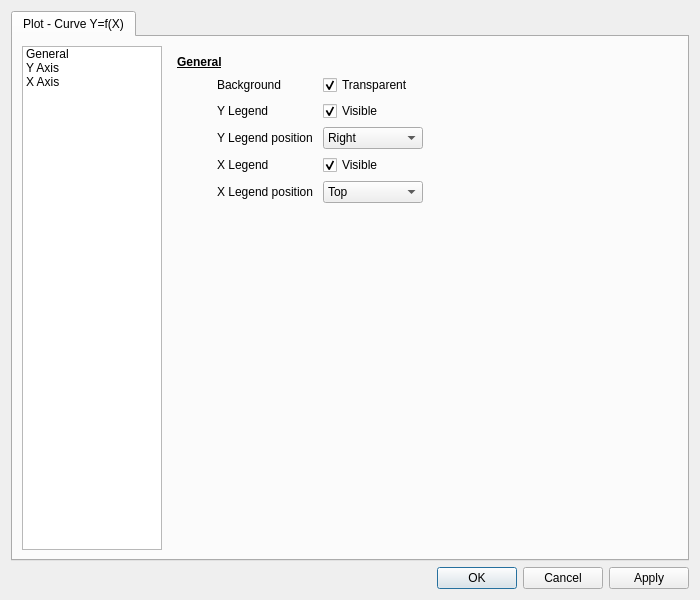
<?xml version="1.0" encoding="UTF-8"?>
<ui version="4.0">
 <class>QTBCurvesXYEditor</class>
 <widget class="QDialog" name="QTBCurvesXYEditor">
  <property name="geometry">
   <rect>
    <x>0</x>
    <y>0</y>
    <width>700</width>
    <height>600</height>
   </rect>
  </property>
  <property name="windowTitle">
   <string>Curves XY</string>
  </property>
  <layout class="QVBoxLayout" name="verticalLayout_2">
   <item>
    <widget class="QTabWidget" name="tabWidget">
     <property name="currentIndex">
      <number>0</number>
     </property>
     <widget class="QWidget" name="tab">
      <attribute name="title">
       <string>Plot - Curve Y=f(X)</string>
      </attribute>
      <layout class="QHBoxLayout" name="horizontalLayout_4">
       <item>
        <widget class="QListWidget" name="listWidget">
         <property name="minimumSize">
          <size>
           <width>140</width>
           <height>0</height>
          </size>
         </property>
         <property name="maximumSize">
          <size>
           <width>140</width>
           <height>16777215</height>
          </size>
         </property>
         <property name="editTriggers">
          <set>QAbstractItemView::NoEditTriggers</set>
         </property>
         <property name="currentRow">
          <number>-1</number>
         </property>
         <item>
          <property name="text">
           <string>General</string>
          </property>
         </item>
         <item>
          <property name="text">
           <string>Y Axis</string>
          </property>
         </item>
         <item>
          <property name="text">
           <string>X Axis</string>
          </property>
         </item>
        </widget>
       </item>
       <item>
        <widget class="QStackedWidget" name="stackedWidget">
         <property name="currentIndex">
          <number>0</number>
         </property>
         <widget class="QWidget" name="generalPage">
          <layout class="QVBoxLayout" name="verticalLayout">
           <item>
            <widget class="QLabel" name="label_17">
             <property name="font">
              <font>
               <weight>75</weight>
               <bold>true</bold>
               <underline>true</underline>
              </font>
             </property>
             <property name="text">
              <string>General</string>
             </property>
            </widget>
           </item>
           <item>
            <layout class="QHBoxLayout" name="horizontalLayout_9">
             <item>
              <spacer name="horizontalSpacer">
               <property name="orientation">
                <enum>Qt::Horizontal</enum>
               </property>
               <property name="sizeType">
                <enum>QSizePolicy::Fixed</enum>
               </property>
               <property name="sizeHint" stdset="0">
                <size>
                 <width>40</width>
                 <height>20</height>
                </size>
               </property>
              </spacer>
             </item>
             <item>
              <widget class="QLabel" name="label_8">
               <property name="minimumSize">
                <size>
                 <width>100</width>
                 <height>0</height>
                </size>
               </property>
               <property name="text">
                <string>Background</string>
               </property>
              </widget>
             </item>
             <item>
              <widget class="QCheckBox" name="transparentCheckBox">
               <property name="minimumSize">
                <size>
                 <width>100</width>
                 <height>0</height>
                </size>
               </property>
               <property name="text">
                <string>Transparent</string>
               </property>
               <property name="checked">
                <bool>true</bool>
               </property>
              </widget>
             </item>
             <item>
              <spacer name="horizontalSpacer_6">
               <property name="orientation">
                <enum>Qt::Horizontal</enum>
               </property>
               <property name="sizeHint" stdset="0">
                <size>
                 <width>40</width>
                 <height>20</height>
                </size>
               </property>
              </spacer>
             </item>
            </layout>
           </item>
           <item>
            <layout class="QHBoxLayout" name="horizontalLayout_10">
             <item>
              <spacer name="horizontalSpacer_17">
               <property name="orientation">
                <enum>Qt::Horizontal</enum>
               </property>
               <property name="sizeType">
                <enum>QSizePolicy::Fixed</enum>
               </property>
               <property name="sizeHint" stdset="0">
                <size>
                 <width>40</width>
                 <height>20</height>
                </size>
               </property>
              </spacer>
             </item>
             <item>
              <widget class="QLabel" name="label_9">
               <property name="minimumSize">
                <size>
                 <width>100</width>
                 <height>0</height>
                </size>
               </property>
               <property name="text">
                <string>Y Legend</string>
               </property>
              </widget>
             </item>
             <item>
              <widget class="QCheckBox" name="legendVisibleCheckBox">
               <property name="minimumSize">
                <size>
                 <width>100</width>
                 <height>0</height>
                </size>
               </property>
               <property name="text">
                <string>Visible</string>
               </property>
               <property name="checked">
                <bool>true</bool>
               </property>
              </widget>
             </item>
             <item>
              <spacer name="horizontalSpacer_7">
               <property name="orientation">
                <enum>Qt::Horizontal</enum>
               </property>
               <property name="sizeHint" stdset="0">
                <size>
                 <width>40</width>
                 <height>20</height>
                </size>
               </property>
              </spacer>
             </item>
            </layout>
           </item>
           <item>
            <layout class="QHBoxLayout" name="horizontalLayout_2">
             <item>
              <spacer name="horizontalSpacer_18">
               <property name="orientation">
                <enum>Qt::Horizontal</enum>
               </property>
               <property name="sizeType">
                <enum>QSizePolicy::Fixed</enum>
               </property>
               <property name="sizeHint" stdset="0">
                <size>
                 <width>40</width>
                 <height>20</height>
                </size>
               </property>
              </spacer>
             </item>
             <item>
              <widget class="QLabel" name="label">
               <property name="minimumSize">
                <size>
                 <width>100</width>
                 <height>0</height>
                </size>
               </property>
               <property name="text">
                <string>Y Legend position</string>
               </property>
              </widget>
             </item>
             <item>
              <widget class="QComboBox" name="legendPositionComboBox">
               <property name="minimumSize">
                <size>
                 <width>100</width>
                 <height>0</height>
                </size>
               </property>
               <item>
                <property name="text">
                 <string>Right</string>
                </property>
               </item>
               <item>
                <property name="text">
                 <string>Left</string>
                </property>
               </item>
              </widget>
             </item>
             <item>
              <spacer name="horizontalSpacer_2">
               <property name="orientation">
                <enum>Qt::Horizontal</enum>
               </property>
               <property name="sizeHint" stdset="0">
                <size>
                 <width>40</width>
                 <height>20</height>
                </size>
               </property>
              </spacer>
             </item>
            </layout>
           </item>
           <item>
            <layout class="QHBoxLayout" name="horizontalLayout_19">
             <item>
              <spacer name="horizontalSpacer_19">
               <property name="orientation">
                <enum>Qt::Horizontal</enum>
               </property>
               <property name="sizeType">
                <enum>QSizePolicy::Fixed</enum>
               </property>
               <property name="sizeHint" stdset="0">
                <size>
                 <width>40</width>
                 <height>20</height>
                </size>
               </property>
              </spacer>
             </item>
             <item>
              <widget class="QLabel" name="label_22">
               <property name="minimumSize">
                <size>
                 <width>100</width>
                 <height>0</height>
                </size>
               </property>
               <property name="text">
                <string>X Legend</string>
               </property>
              </widget>
             </item>
             <item>
              <widget class="QCheckBox" name="xLegendVisibleCheckBox">
               <property name="minimumSize">
                <size>
                 <width>100</width>
                 <height>0</height>
                </size>
               </property>
               <property name="text">
                <string>Visible</string>
               </property>
               <property name="checked">
                <bool>true</bool>
               </property>
              </widget>
             </item>
             <item>
              <spacer name="horizontalSpacer_8">
               <property name="orientation">
                <enum>Qt::Horizontal</enum>
               </property>
               <property name="sizeHint" stdset="0">
                <size>
                 <width>40</width>
                 <height>20</height>
                </size>
               </property>
              </spacer>
             </item>
            </layout>
           </item>
           <item>
            <layout class="QHBoxLayout" name="horizontalLayout_3">
             <item>
              <spacer name="horizontalSpacer_20">
               <property name="orientation">
                <enum>Qt::Horizontal</enum>
               </property>
               <property name="sizeType">
                <enum>QSizePolicy::Fixed</enum>
               </property>
               <property name="sizeHint" stdset="0">
                <size>
                 <width>40</width>
                 <height>20</height>
                </size>
               </property>
              </spacer>
             </item>
             <item>
              <widget class="QLabel" name="label_3">
               <property name="minimumSize">
                <size>
                 <width>100</width>
                 <height>0</height>
                </size>
               </property>
               <property name="text">
                <string>X Legend position</string>
               </property>
              </widget>
             </item>
             <item>
              <widget class="QComboBox" name="xLegendPositionComboBox">
               <property name="minimumSize">
                <size>
                 <width>100</width>
                 <height>0</height>
                </size>
               </property>
               <item>
                <property name="text">
                 <string>Top</string>
                </property>
               </item>
               <item>
                <property name="text">
                 <string>Bottom</string>
                </property>
               </item>
              </widget>
             </item>
             <item>
              <spacer name="horizontalSpacer_5">
               <property name="orientation">
                <enum>Qt::Horizontal</enum>
               </property>
               <property name="sizeHint" stdset="0">
                <size>
                 <width>40</width>
                 <height>20</height>
                </size>
               </property>
              </spacer>
             </item>
            </layout>
           </item>
           <item>
            <spacer name="verticalSpacer">
             <property name="orientation">
              <enum>Qt::Vertical</enum>
             </property>
             <property name="sizeHint" stdset="0">
              <size>
               <width>20</width>
               <height>40</height>
              </size>
             </property>
            </spacer>
           </item>
          </layout>
         </widget>
         <widget class="QWidget" name="axisPage">
          <layout class="QVBoxLayout" name="verticalLayout_6">
           <item>
            <widget class="QLabel" name="label_18">
             <property name="font">
              <font>
               <weight>75</weight>
               <bold>true</bold>
               <underline>true</underline>
              </font>
             </property>
             <property name="text">
              <string>Y Axis</string>
             </property>
            </widget>
           </item>
           <item>
            <layout class="QHBoxLayout" name="horizontalLayout_11">
             <item>
              <spacer name="horizontalSpacer_21">
               <property name="orientation">
                <enum>Qt::Horizontal</enum>
               </property>
               <property name="sizeType">
                <enum>QSizePolicy::Fixed</enum>
               </property>
               <property name="sizeHint" stdset="0">
                <size>
                 <width>40</width>
                 <height>20</height>
                </size>
               </property>
              </spacer>
             </item>
             <item>
              <widget class="QLabel" name="label_11">
               <property name="minimumSize">
                <size>
                 <width>100</width>
                 <height>0</height>
                </size>
               </property>
               <property name="text">
                <string>Ticks</string>
               </property>
              </widget>
             </item>
             <item>
              <widget class="QCheckBox" name="yticksCheckBox">
               <property name="minimumSize">
                <size>
                 <width>100</width>
                 <height>0</height>
                </size>
               </property>
               <property name="text">
                <string>Visible</string>
               </property>
               <property name="checked">
                <bool>true</bool>
               </property>
              </widget>
             </item>
             <item>
              <spacer name="horizontalSpacer_9">
               <property name="orientation">
                <enum>Qt::Horizontal</enum>
               </property>
               <property name="sizeHint" stdset="0">
                <size>
                 <width>40</width>
                 <height>20</height>
                </size>
               </property>
              </spacer>
             </item>
            </layout>
           </item>
           <item>
            <layout class="QHBoxLayout" name="horizontalLayout_12">
             <item>
              <spacer name="horizontalSpacer_22">
               <property name="orientation">
                <enum>Qt::Horizontal</enum>
               </property>
               <property name="sizeType">
                <enum>QSizePolicy::Fixed</enum>
               </property>
               <property name="sizeHint" stdset="0">
                <size>
                 <width>40</width>
                 <height>20</height>
                </size>
               </property>
              </spacer>
             </item>
             <item>
              <widget class="QLabel" name="label_12">
               <property name="minimumSize">
                <size>
                 <width>100</width>
                 <height>0</height>
                </size>
               </property>
               <property name="text">
                <string>Labels</string>
               </property>
              </widget>
             </item>
             <item>
              <widget class="QCheckBox" name="ylabelsCheckBox">
               <property name="minimumSize">
                <size>
                 <width>100</width>
                 <height>0</height>
                </size>
               </property>
               <property name="text">
                <string>Visible</string>
               </property>
               <property name="checked">
                <bool>true</bool>
               </property>
              </widget>
             </item>
             <item>
              <spacer name="horizontalSpacer_10">
               <property name="orientation">
                <enum>Qt::Horizontal</enum>
               </property>
               <property name="sizeHint" stdset="0">
                <size>
                 <width>40</width>
                 <height>20</height>
                </size>
               </property>
              </spacer>
             </item>
            </layout>
           </item>
           <item>
            <layout class="QHBoxLayout" name="horizontalLayout_14">
             <item>
              <spacer name="horizontalSpacer_23">
               <property name="orientation">
                <enum>Qt::Horizontal</enum>
               </property>
               <property name="sizeType">
                <enum>QSizePolicy::Fixed</enum>
               </property>
               <property name="sizeHint" stdset="0">
                <size>
                 <width>40</width>
                 <height>20</height>
                </size>
               </property>
              </spacer>
             </item>
             <item>
              <widget class="QLabel" name="label_14">
               <property name="minimumSize">
                <size>
                 <width>100</width>
                 <height>0</height>
                </size>
               </property>
               <property name="text">
                <string>Grid</string>
               </property>
              </widget>
             </item>
             <item>
              <widget class="QCheckBox" name="ygridCheckBox">
               <property name="minimumSize">
                <size>
                 <width>100</width>
                 <height>0</height>
                </size>
               </property>
               <property name="text">
                <string>Visible</string>
               </property>
               <property name="checked">
                <bool>true</bool>
               </property>
              </widget>
             </item>
             <item>
              <spacer name="horizontalSpacer_12">
               <property name="orientation">
                <enum>Qt::Horizontal</enum>
               </property>
               <property name="sizeHint" stdset="0">
                <size>
                 <width>40</width>
                 <height>20</height>
                </size>
               </property>
              </spacer>
             </item>
            </layout>
           </item>
           <item>
            <layout class="QHBoxLayout" name="horizontalLayout_18">
             <item>
              <spacer name="horizontalSpacer_24">
               <property name="orientation">
                <enum>Qt::Horizontal</enum>
               </property>
               <property name="sizeType">
                <enum>QSizePolicy::Fixed</enum>
               </property>
               <property name="sizeHint" stdset="0">
                <size>
                 <width>40</width>
                 <height>20</height>
                </size>
               </property>
              </spacer>
             </item>
             <item>
              <widget class="QLabel" name="label_21">
               <property name="minimumSize">
                <size>
                 <width>100</width>
                 <height>0</height>
                </size>
               </property>
               <property name="text">
                <string>Thresholds</string>
               </property>
              </widget>
             </item>
             <item>
              <widget class="QCheckBox" name="ythresholdsCheckBox">
               <property name="minimumSize">
                <size>
                 <width>100</width>
                 <height>0</height>
                </size>
               </property>
               <property name="text">
                <string>Visible</string>
               </property>
               <property name="checked">
                <bool>true</bool>
               </property>
              </widget>
             </item>
             <item>
              <spacer name="horizontalSpacer_16">
               <property name="orientation">
                <enum>Qt::Horizontal</enum>
               </property>
               <property name="sizeHint" stdset="0">
                <size>
                 <width>40</width>
                 <height>20</height>
                </size>
               </property>
              </spacer>
             </item>
            </layout>
           </item>
           <item>
            <layout class="QHBoxLayout" name="horizontalLayout">
             <item>
              <spacer name="horizontalSpacer_25">
               <property name="orientation">
                <enum>Qt::Horizontal</enum>
               </property>
               <property name="sizeType">
                <enum>QSizePolicy::Fixed</enum>
               </property>
               <property name="sizeHint" stdset="0">
                <size>
                 <width>40</width>
                 <height>20</height>
                </size>
               </property>
              </spacer>
             </item>
             <item>
              <widget class="QLabel" name="label_5">
               <property name="minimumSize">
                <size>
                 <width>100</width>
                 <height>0</height>
                </size>
               </property>
               <property name="text">
                <string>Range</string>
               </property>
              </widget>
             </item>
             <item>
              <widget class="QComboBox" name="rangeComboBox">
               <item>
                <property name="text">
                 <string>Automatic</string>
                </property>
               </item>
               <item>
                <property name="text">
                 <string>Parameters range</string>
                </property>
               </item>
               <item>
                <property name="text">
                 <string>Custom</string>
                </property>
               </item>
              </widget>
             </item>
             <item>
              <spacer name="horizontalSpacer_3">
               <property name="orientation">
                <enum>Qt::Horizontal</enum>
               </property>
               <property name="sizeHint" stdset="0">
                <size>
                 <width>40</width>
                 <height>20</height>
                </size>
               </property>
              </spacer>
             </item>
            </layout>
           </item>
           <item>
            <widget class="QWidget" name="scaleWidget" native="true">
             <property name="enabled">
              <bool>false</bool>
             </property>
             <layout class="QHBoxLayout" name="horizontalLayout_13">
              <property name="leftMargin">
               <number>0</number>
              </property>
              <property name="topMargin">
               <number>0</number>
              </property>
              <property name="rightMargin">
               <number>0</number>
              </property>
              <property name="bottomMargin">
               <number>0</number>
              </property>
              <item>
               <widget class="QLabel" name="label_2">
                <property name="minimumSize">
                 <size>
                  <width>100</width>
                  <height>0</height>
                 </size>
                </property>
                <property name="text">
                 <string/>
                </property>
               </widget>
              </item>
              <item>
               <layout class="QVBoxLayout" name="verticalLayout_4">
                <item>
                 <widget class="QLabel" name="label_10">
                  <property name="minimumSize">
                   <size>
                    <width>100</width>
                    <height>0</height>
                   </size>
                  </property>
                  <property name="text">
                   <string>Minimum</string>
                  </property>
                  <property name="indent">
                   <number>-1</number>
                  </property>
                 </widget>
                </item>
                <item>
                 <widget class="QLabel" name="label_13">
                  <property name="minimumSize">
                   <size>
                    <width>100</width>
                    <height>0</height>
                   </size>
                  </property>
                  <property name="text">
                   <string>Maximum</string>
                  </property>
                  <property name="indent">
                   <number>-1</number>
                  </property>
                 </widget>
                </item>
               </layout>
              </item>
              <item>
               <layout class="QVBoxLayout" name="verticalLayout_5">
                <item>
                 <widget class="QDoubleSpinBox" name="rangeMinDoubleSpinBox">
                  <property name="decimals">
                   <number>4</number>
                  </property>
                  <property name="minimum">
                   <double>-9999999999999999538762658202121142272.000000000000000</double>
                  </property>
                  <property name="maximum">
                   <double>99999999999999996863366107917975552.000000000000000</double>
                  </property>
                 </widget>
                </item>
                <item>
                 <widget class="QDoubleSpinBox" name="rangeMaxDoubleSpinBox">
                  <property name="decimals">
                   <number>4</number>
                  </property>
                  <property name="minimum">
                   <double>-9999999999999999455752309870428160.000000000000000</double>
                  </property>
                  <property name="maximum">
                   <double>999999999999999945575230987042816.000000000000000</double>
                  </property>
                 </widget>
                </item>
               </layout>
              </item>
              <item>
               <spacer name="horizontalSpacer_11">
                <property name="orientation">
                 <enum>Qt::Horizontal</enum>
                </property>
                <property name="sizeHint" stdset="0">
                 <size>
                  <width>136</width>
                  <height>20</height>
                 </size>
                </property>
               </spacer>
              </item>
             </layout>
            </widget>
           </item>
           <item>
            <spacer name="verticalSpacer_3">
             <property name="orientation">
              <enum>Qt::Vertical</enum>
             </property>
             <property name="sizeHint" stdset="0">
              <size>
               <width>20</width>
               <height>303</height>
              </size>
             </property>
            </spacer>
           </item>
          </layout>
         </widget>
         <widget class="QWidget" name="page">
          <layout class="QVBoxLayout" name="verticalLayout_3">
           <item>
            <widget class="QLabel" name="label_19">
             <property name="font">
              <font>
               <weight>75</weight>
               <bold>true</bold>
               <underline>true</underline>
              </font>
             </property>
             <property name="text">
              <string>X Axis</string>
             </property>
            </widget>
           </item>
           <item>
            <layout class="QHBoxLayout" name="horizontalLayout_15">
             <item>
              <spacer name="horizontalSpacer_26">
               <property name="orientation">
                <enum>Qt::Horizontal</enum>
               </property>
               <property name="sizeType">
                <enum>QSizePolicy::Fixed</enum>
               </property>
               <property name="sizeHint" stdset="0">
                <size>
                 <width>40</width>
                 <height>20</height>
                </size>
               </property>
              </spacer>
             </item>
             <item>
              <widget class="QLabel" name="label_15">
               <property name="minimumSize">
                <size>
                 <width>100</width>
                 <height>0</height>
                </size>
               </property>
               <property name="text">
                <string>Ticks</string>
               </property>
              </widget>
             </item>
             <item>
              <widget class="QCheckBox" name="xticksCheckBox">
               <property name="minimumSize">
                <size>
                 <width>100</width>
                 <height>0</height>
                </size>
               </property>
               <property name="text">
                <string>Visible</string>
               </property>
               <property name="checked">
                <bool>true</bool>
               </property>
              </widget>
             </item>
             <item>
              <spacer name="horizontalSpacer_13">
               <property name="orientation">
                <enum>Qt::Horizontal</enum>
               </property>
               <property name="sizeHint" stdset="0">
                <size>
                 <width>40</width>
                 <height>20</height>
                </size>
               </property>
              </spacer>
             </item>
            </layout>
           </item>
           <item>
            <layout class="QHBoxLayout" name="horizontalLayout_16">
             <item>
              <spacer name="horizontalSpacer_27">
               <property name="orientation">
                <enum>Qt::Horizontal</enum>
               </property>
               <property name="sizeType">
                <enum>QSizePolicy::Fixed</enum>
               </property>
               <property name="sizeHint" stdset="0">
                <size>
                 <width>40</width>
                 <height>20</height>
                </size>
               </property>
              </spacer>
             </item>
             <item>
              <widget class="QLabel" name="label_16">
               <property name="minimumSize">
                <size>
                 <width>100</width>
                 <height>0</height>
                </size>
               </property>
               <property name="text">
                <string>Labels</string>
               </property>
              </widget>
             </item>
             <item>
              <widget class="QCheckBox" name="xlabelsCheckBox">
               <property name="minimumSize">
                <size>
                 <width>100</width>
                 <height>0</height>
                </size>
               </property>
               <property name="text">
                <string>Visible</string>
               </property>
               <property name="checked">
                <bool>true</bool>
               </property>
              </widget>
             </item>
             <item>
              <spacer name="horizontalSpacer_14">
               <property name="orientation">
                <enum>Qt::Horizontal</enum>
               </property>
               <property name="sizeHint" stdset="0">
                <size>
                 <width>40</width>
                 <height>20</height>
                </size>
               </property>
              </spacer>
             </item>
            </layout>
           </item>
           <item>
            <layout class="QHBoxLayout" name="horizontalLayout_17">
             <item>
              <spacer name="horizontalSpacer_28">
               <property name="orientation">
                <enum>Qt::Horizontal</enum>
               </property>
               <property name="sizeType">
                <enum>QSizePolicy::Fixed</enum>
               </property>
               <property name="sizeHint" stdset="0">
                <size>
                 <width>40</width>
                 <height>20</height>
                </size>
               </property>
              </spacer>
             </item>
             <item>
              <widget class="QLabel" name="label_20">
               <property name="minimumSize">
                <size>
                 <width>100</width>
                 <height>0</height>
                </size>
               </property>
               <property name="text">
                <string>Grid</string>
               </property>
              </widget>
             </item>
             <item>
              <widget class="QCheckBox" name="xgridCheckBox">
               <property name="minimumSize">
                <size>
                 <width>100</width>
                 <height>0</height>
                </size>
               </property>
               <property name="text">
                <string>Visible</string>
               </property>
               <property name="checked">
                <bool>true</bool>
               </property>
              </widget>
             </item>
             <item>
              <spacer name="horizontalSpacer_15">
               <property name="orientation">
                <enum>Qt::Horizontal</enum>
               </property>
               <property name="sizeHint" stdset="0">
                <size>
                 <width>40</width>
                 <height>20</height>
                </size>
               </property>
              </spacer>
             </item>
            </layout>
           </item>
           <item>
            <layout class="QHBoxLayout" name="horizontalLayout_5">
             <item>
              <spacer name="horizontalSpacer_29">
               <property name="orientation">
                <enum>Qt::Horizontal</enum>
               </property>
               <property name="sizeType">
                <enum>QSizePolicy::Fixed</enum>
               </property>
               <property name="sizeHint" stdset="0">
                <size>
                 <width>40</width>
                 <height>20</height>
                </size>
               </property>
              </spacer>
             </item>
             <item>
              <widget class="QLabel" name="label_4">
               <property name="minimumSize">
                <size>
                 <width>100</width>
                 <height>0</height>
                </size>
               </property>
               <property name="text">
                <string>History (sec)</string>
               </property>
               <property name="indent">
                <number>-1</number>
               </property>
              </widget>
             </item>
             <item>
              <widget class="QSpinBox" name="historySpinBox">
               <property name="minimumSize">
                <size>
                 <width>50</width>
                 <height>0</height>
                </size>
               </property>
               <property name="minimum">
                <number>1</number>
               </property>
               <property name="maximum">
                <number>30</number>
               </property>
               <property name="value">
                <number>30</number>
               </property>
              </widget>
             </item>
             <item>
              <spacer name="horizontalSpacer_4">
               <property name="orientation">
                <enum>Qt::Horizontal</enum>
               </property>
               <property name="sizeHint" stdset="0">
                <size>
                 <width>40</width>
                 <height>20</height>
                </size>
               </property>
              </spacer>
             </item>
            </layout>
           </item>
           <item>
            <layout class="QHBoxLayout" name="horizontalLayout_20">
             <item>
              <spacer name="horizontalSpacer_32">
               <property name="orientation">
                <enum>Qt::Horizontal</enum>
               </property>
               <property name="sizeType">
                <enum>QSizePolicy::Fixed</enum>
               </property>
               <property name="sizeHint" stdset="0">
                <size>
                 <width>40</width>
                 <height>20</height>
                </size>
               </property>
              </spacer>
             </item>
             <item>
              <widget class="QLabel" name="label_23">
               <property name="minimumSize">
                <size>
                 <width>100</width>
                 <height>0</height>
                </size>
               </property>
               <property name="text">
                <string>Thresholds</string>
               </property>
              </widget>
             </item>
             <item>
              <widget class="QCheckBox" name="xthresholdsCheckBox">
               <property name="minimumSize">
                <size>
                 <width>100</width>
                 <height>0</height>
                </size>
               </property>
               <property name="text">
                <string>Visible</string>
               </property>
               <property name="checked">
                <bool>true</bool>
               </property>
              </widget>
             </item>
             <item>
              <spacer name="horizontalSpacer_33">
               <property name="orientation">
                <enum>Qt::Horizontal</enum>
               </property>
               <property name="sizeHint" stdset="0">
                <size>
                 <width>40</width>
                 <height>20</height>
                </size>
               </property>
              </spacer>
             </item>
            </layout>
           </item>
           <item>
            <layout class="QHBoxLayout" name="horizontalLayout_6">
             <item>
              <spacer name="horizontalSpacer_30">
               <property name="orientation">
                <enum>Qt::Horizontal</enum>
               </property>
               <property name="sizeType">
                <enum>QSizePolicy::Fixed</enum>
               </property>
               <property name="sizeHint" stdset="0">
                <size>
                 <width>40</width>
                 <height>20</height>
                </size>
               </property>
              </spacer>
             </item>
             <item>
              <widget class="QLabel" name="label_6">
               <property name="minimumSize">
                <size>
                 <width>100</width>
                 <height>0</height>
                </size>
               </property>
               <property name="text">
                <string>Range</string>
               </property>
              </widget>
             </item>
             <item>
              <widget class="QComboBox" name="xrangeComboBox">
               <item>
                <property name="text">
                 <string>Automatic</string>
                </property>
               </item>
               <item>
                <property name="text">
                 <string>Parameter range</string>
                </property>
               </item>
               <item>
                <property name="text">
                 <string>Custom</string>
                </property>
               </item>
              </widget>
             </item>
             <item>
              <spacer name="horizontalSpacer_31">
               <property name="orientation">
                <enum>Qt::Horizontal</enum>
               </property>
               <property name="sizeHint" stdset="0">
                <size>
                 <width>40</width>
                 <height>20</height>
                </size>
               </property>
              </spacer>
             </item>
            </layout>
           </item>
           <item>
            <widget class="QWidget" name="scaleWidget_2" native="true">
             <property name="enabled">
              <bool>false</bool>
             </property>
             <layout class="QHBoxLayout" name="horizontalLayout_21">
              <property name="leftMargin">
               <number>0</number>
              </property>
              <property name="topMargin">
               <number>0</number>
              </property>
              <property name="rightMargin">
               <number>0</number>
              </property>
              <property name="bottomMargin">
               <number>0</number>
              </property>
              <item>
               <widget class="QLabel" name="label_7">
                <property name="minimumSize">
                 <size>
                  <width>100</width>
                  <height>0</height>
                 </size>
                </property>
                <property name="text">
                 <string/>
                </property>
               </widget>
              </item>
              <item>
               <layout class="QVBoxLayout" name="verticalLayout_7">
                <item>
                 <widget class="QLabel" name="label_24">
                  <property name="minimumSize">
                   <size>
                    <width>100</width>
                    <height>0</height>
                   </size>
                  </property>
                  <property name="text">
                   <string>Minimum</string>
                  </property>
                  <property name="indent">
                   <number>-1</number>
                  </property>
                 </widget>
                </item>
                <item>
                 <widget class="QLabel" name="label_25">
                  <property name="minimumSize">
                   <size>
                    <width>100</width>
                    <height>0</height>
                   </size>
                  </property>
                  <property name="text">
                   <string>Maximum</string>
                  </property>
                  <property name="indent">
                   <number>-1</number>
                  </property>
                 </widget>
                </item>
               </layout>
              </item>
              <item>
               <layout class="QVBoxLayout" name="verticalLayout_8">
                <item>
                 <widget class="QDoubleSpinBox" name="xrangeMinDoubleSpinBox">
                  <property name="decimals">
                   <number>4</number>
                  </property>
                  <property name="minimum">
                   <double>-9999999999999999538762658202121142272.000000000000000</double>
                  </property>
                  <property name="maximum">
                   <double>99999999999999996863366107917975552.000000000000000</double>
                  </property>
                 </widget>
                </item>
                <item>
                 <widget class="QDoubleSpinBox" name="xrangeMaxDoubleSpinBox">
                  <property name="decimals">
                   <number>4</number>
                  </property>
                  <property name="minimum">
                   <double>-9999999999999999455752309870428160.000000000000000</double>
                  </property>
                  <property name="maximum">
                   <double>999999999999999945575230987042816.000000000000000</double>
                  </property>
                 </widget>
                </item>
               </layout>
              </item>
              <item>
               <spacer name="horizontalSpacer_34">
                <property name="orientation">
                 <enum>Qt::Horizontal</enum>
                </property>
                <property name="sizeHint" stdset="0">
                 <size>
                  <width>136</width>
                  <height>20</height>
                 </size>
                </property>
               </spacer>
              </item>
             </layout>
            </widget>
           </item>
           <item>
            <spacer name="verticalSpacer_2">
             <property name="orientation">
              <enum>Qt::Vertical</enum>
             </property>
             <property name="sizeHint" stdset="0">
              <size>
               <width>20</width>
               <height>385</height>
              </size>
             </property>
            </spacer>
           </item>
          </layout>
         </widget>
        </widget>
       </item>
      </layout>
     </widget>
    </widget>
   </item>
   <item>
    <widget class="QDialogButtonBox" name="buttonBox">
     <property name="orientation">
      <enum>Qt::Horizontal</enum>
     </property>
     <property name="standardButtons">
      <set>QDialogButtonBox::Apply|QDialogButtonBox::Cancel|QDialogButtonBox::Ok</set>
     </property>
    </widget>
   </item>
  </layout>
 </widget>
 <resources/>
 <connections>
  <connection>
   <sender>buttonBox</sender>
   <signal>accepted()</signal>
   <receiver>QTBCurvesXYEditor</receiver>
   <slot>accept()</slot>
   <hints>
    <hint type="sourcelabel">
     <x>248</x>
     <y>254</y>
    </hint>
    <hint type="destinationlabel">
     <x>157</x>
     <y>274</y>
    </hint>
   </hints>
  </connection>
  <connection>
   <sender>buttonBox</sender>
   <signal>rejected()</signal>
   <receiver>QTBCurvesXYEditor</receiver>
   <slot>reject()</slot>
   <hints>
    <hint type="sourcelabel">
     <x>316</x>
     <y>260</y>
    </hint>
    <hint type="destinationlabel">
     <x>286</x>
     <y>274</y>
    </hint>
   </hints>
  </connection>
 </connections>
</ui>
